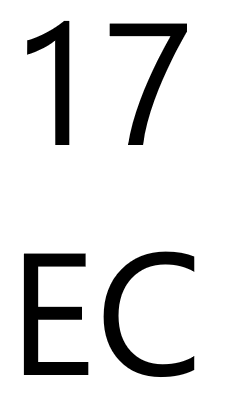
#> input picture Mask.png, 226 x 407 px
$ jupyter execute --allow-errors 17EC.ipynb
#> lines starting #> are read from the running program, lines starting #| are printed output that depends on the picture
[cell 1]
from wordcloud import WordCloud
import matplotlib.pyplot as plt
import pandas as pd

[cell 2]
from PIL import Image
import numpy as np
mask = np.array(Image.open('./Mask.png').resize((1200, 1500)))
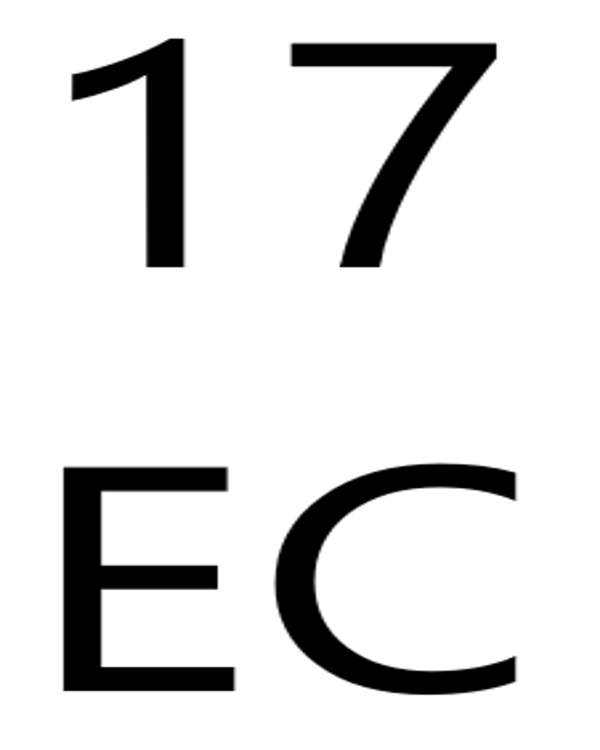
#> mask: shape (1500, 1200, 3) (shown at 1/2 size); min 0, max 255, mean 223.3
